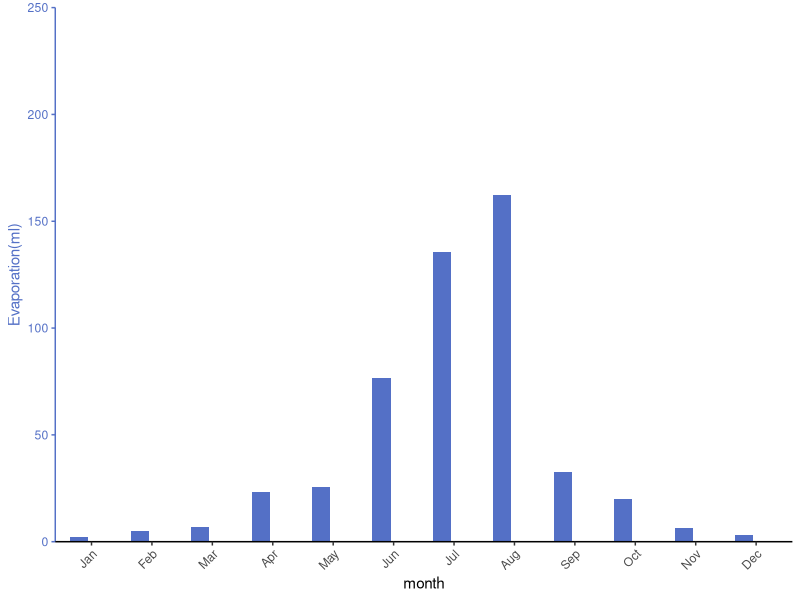
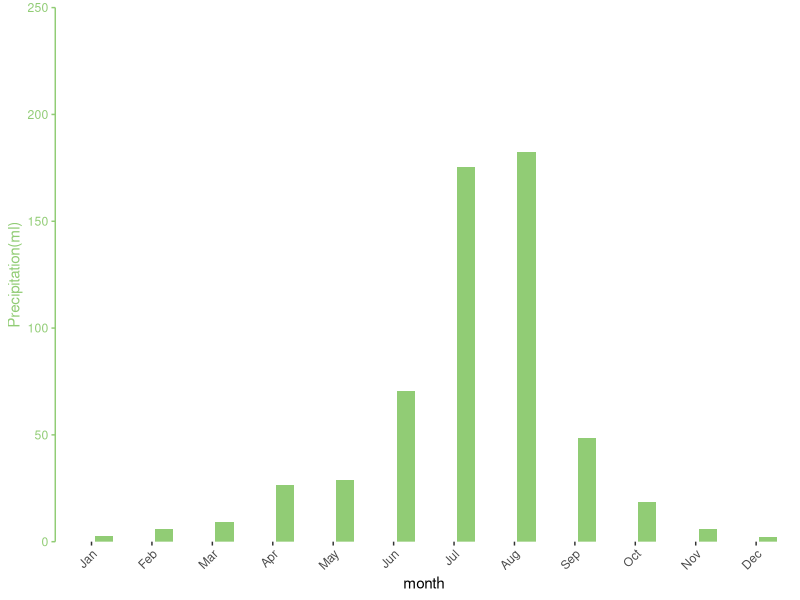
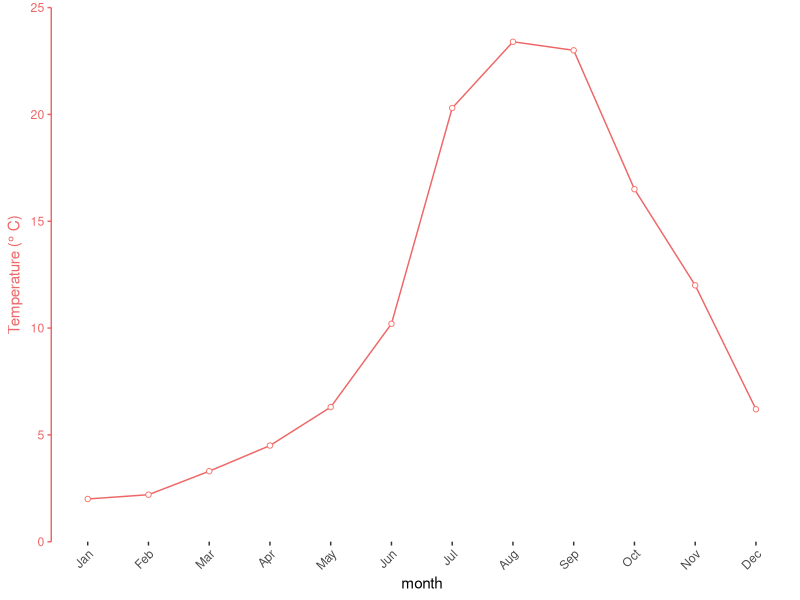

Write the R code that produced these figures, in order. (Note: this script raises an error after producing the figures.)
library(ggplot2)
library(gtable)
library(grid)


hinvert_title_grob <- function(grob){
  # 交换宽度
  widths <- grob$widths
  grob$widths[1] <- widths[3]
  grob$widths[3] <- widths[1]
  grob$vp[[1]]$layout$widths[1] <- widths[3]
  grob$vp[[1]]$layout$widths[3] <- widths[1]
  
  # 修改对齐
  grob$children[[1]]$hjust <- 1 - grob$children[[1]]$hjust 
  grob$children[[1]]$vjust <- 1 - grob$children[[1]]$vjust 
  grob$children[[1]]$x <- unit(1, "npc") - grob$children[[1]]$x
  grob
}

add_yaxis_left <- function(g1, g2) {
  # 将坐标轴添加到左侧
  # 添加坐标轴
  pos <- c(subset(g1$layout, name == "ylab-l", select = t:r))
  index <- which(g2$layout$name == "axis-l")
  yaxis <- g2$grobs[[index]]
  # 先添加 3mm 间距
  g <- gtable_add_cols(g1, unit(3, "mm"), pos$l - 1)
  # 再添加轴
  g <- gtable_add_cols(g, g2$widths[g2$layout[index, ]$l], pos$l - 1)
  g <- gtable_add_grob(g, yaxis, pos$t, pos$l, pos$b, pos$l, clip = "off", name = "axis-l")
  # 添加轴标签
  index <- which(g2$layout$name == "ylab-l")
  ylab <- g2$grobs[[index]]
  g <- gtable_add_cols(g, g2$widths[g2$layout[index, ]$l], pos$l - 1)
  g <- gtable_add_grob(g, ylab, pos$t, pos$l, pos$b, pos$l, clip = "off", name = "ylab-l")
  g
}

add_yaxis_right <- function(g1, g2, pos) {
  # 将坐标轴添加到右侧
  # ============ 2. 轴标签 ============ #
  index <- which(g2$layout$name == "ylab-l")
  ylab <- g2$grobs[[index]]
  ylab <- hinvert_title_grob(ylab)
  # 添加轴标签
  g <- gtable_add_cols(g1, g2$widths[g2$layout[index, ]$l], pos$r)
  g <- gtable_add_grob(g, ylab, pos$t, pos$r + 1, pos$b, pos$r + 1, clip = "off", name = "ylab-r")
  # ============ 3. 轴设置 ============ #
  index <- which(g2$layout$name == "axis-l")
  yaxis <- g2$grobs[[index]]
  # 将 Y 轴线移动到最左边
  yaxis$children[[1]]$x <- unit.c(unit(0, "npc"), unit(0, "npc"))
  # 交换刻度线和刻度标签
  ticks <- yaxis$children[[2]]
  ticks$widths <- rev(ticks$widths)
  ticks$grobs <- rev(ticks$grobs)
  # 移动刻度线
  ticks$grobs[[1]]$x <- ticks$grobs[[1]]$x - unit(1, "npc") + unit(3, "pt")
  # 刻度标签位置转换和对齐
  ticks$grobs[[2]] <- hinvert_title_grob(ticks$grobs[[2]])
  yaxis$children[[2]] <- ticks
  # 添加轴，unit(3, "mm") 增加轴间距
  g <- gtable_add_cols(g, g2$widths[g2$layout[index, ]$l] + unit(3, "mm"), pos$r)
  g <- gtable_add_grob(g, yaxis, pos$t, pos$r + 1, pos$b, pos$r + 1, clip = "off", name = "axis-r")
  g
}

add_yaxis <- function(g1, g2, offset = 0) {
  # ============ 1. 主绘图区 ============ #
  # 获取主绘图区域
  pos <- c(subset(g1$layout, name == "panel", select = t:r))
  # 添加图形
  g <- gtable_add_grob(g1, g2$grobs[[which(g2$layout$name == "panel")]], 
                       pos$t, pos$l, pos$b * ((offset - 2) * 0.00001 + 1), pos$l)
  if (offset > 3 && offset %% 2 == 0) {
    g <- add_yaxis_left(g, g2)
  } else {
    g <- add_yaxis_right(g, g2, pos)
  }
  g
}

# 接受可变参数，可添加多个 Y 轴
plot_multi_yaxis <- function(..., right_label_reverse = TRUE) {
  args <- list(...)
  my_theme <- theme(panel.grid = element_blank(), panel.background = element_rect(fill = NA))
  len <- length(args)
  args[[1]] <- args[[1]] + my_theme
  g <- ggplotGrob(args[[1]])
  for (i in len:2) { 
    if (i < 4 || i %% 2 && right_label_reverse) {
      # 为轴标签添加旋转
      args[[i]] <- args[[i]] + 
        theme(axis.title.y = element_text(angle = 270))
    }
    args[[i]] <- args[[i]] + my_theme
    # 获取 gtable 对象
    g2 <- ggplotGrob(args[[i]])
    g <- add_yaxis(g, g2, offset = i)
  }
  # 绘制图形
  grid.newpage()
  grid.draw(g)
}

colors <- c('#5470C6', '#91CC75', '#EE6666')
data <- data.frame(
  category = factor(substr(month.name, 1, 3), levels = substr(month.name, 1, 3)),
  Evaporation = c(2.0, 4.9, 7.0, 23.2, 25.6, 76.7, 135.6, 162.2, 32.6, 20.0, 6.4, 3.3),
  Precipitation = c(2.6, 5.9, 9.0, 26.4, 28.7, 70.7, 175.6, 182.2, 48.7, 18.8, 6.0, 2.3),
  Temperature = c(2.0, 2.2, 3.3, 4.5, 6.3, 10.2, 20.3, 23.4, 23.0, 16.5, 12.0, 6.2)
)


p1 <- ggplot(data, aes(category, Evaporation)) + 
  geom_col(fill = colors[1], width = 0.3, position = position_nudge(x = -0.2)) + 
  labs(x = "month", y = "Evaporation(ml)") +
  scale_y_continuous(limits = c(0, 250), expand = c(0,0)) +
  theme(panel.grid = element_blank(), 
        panel.background = element_rect(fill = NA), 
        axis.text.y = element_text(color = colors[1]), 
        axis.ticks.y = element_line(color = colors[1]), 
        axis.title.y = element_text(color = colors[1]), 
        axis.line.y = element_line(color = colors[1]), 
        axis.line.x = element_line(color = "black"),
        axis.text.x = element_text(angle = 45, hjust = 1, vjust = 1)
  )

p2 <- ggplot(data, aes(category, Precipitation)) + 
  geom_col(fill = colors[2], width = 0.3, position = position_nudge(x = 0.2)) + 
  labs(x = "month", y = "Precipitation(ml)") +
  scale_y_continuous(limits = c(0, 250), expand = c(0,0))  +
  theme(panel.grid = element_blank(), 
        panel.background = element_rect(fill = NA), 
        axis.text.y = element_text(color = colors[2]), 
        axis.ticks.y = element_line(color = colors[2]), 
        axis.title.y = element_text(color = colors[2]), 
        axis.line.y = element_line(color = colors[2]), 
        axis.text.x = element_text(angle = 45, hjust = 1, vjust = 1)
  )

p3 <- ggplot(data, aes(category, Temperature, group = 1)) + 
  geom_line(colour = colors[3]) + 
  geom_point(aes(colour = colors[3]), fill = "white", shape = 21, show.legend = FALSE) +
  scale_y_continuous(limits = c(0, 25), expand = c(0,0)) +
  labs(x = "month", y = expression(paste("Temperature (", degree, " C)"))) +
  theme(panel.grid = element_blank(), 
        panel.background = element_rect(fill = NA), 
        axis.text.y = element_text(color = colors[3]), 
        axis.ticks.y = element_line(color = colors[3]), 
        axis.title.y = element_text(color = colors[3]), 
        axis.line.y = element_line(color = colors[3]), 
        axis.text.x = element_text(angle = 45, hjust = 1, vjust = 1)
  )


plot_multi_yaxis(p1, p2, p3)